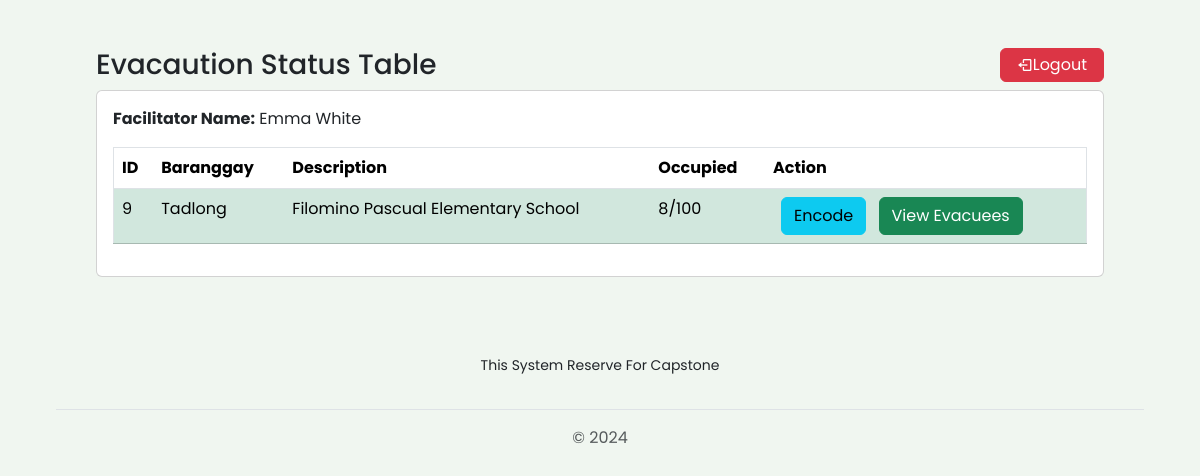
Screenshot of /view/pages/facilitator/dashboard.php (signed in) with the database file from the repository.
### tables this page shows
CREATE TABLE `tbl_facilitator_access` (
  `id` int(11) NOT NULL,
  `facilitator_username` varchar(255) NOT NULL,
  `facilitator_password` varchar(255) NOT NULL,
  `facilitator_fullname` varchar(255) NOT NULL,
  `facilitator_contact_number` varchar(255) NOT NULL
);

CREATE TABLE `tbl_evacuation_location` (
  `id` int(11) NOT NULL,
  `location_id` varchar(255) NOT NULL,
  `location_name` varchar(255) NOT NULL,
  `location_description` varchar(255) NOT NULL,
  `location_latitude` varchar(255) NOT NULL,
  `location_longhitude` varchar(255) NOT NULL,
  `location_current_no_of_evacuue` int(255) NOT NULL,
  `location_max_accommodate` int(255) NOT NULL,
  `facilitator_id` int(255) NOT NULL
);

### connection/connection.php (called while the page is built, shortened)
<?php
class config {
    public function __construct(){
        $dsn = "mysql:host=".H.";dbname=".DB;
        $username = U;
        $password = P;
        try {
            $this->pdo = new PDO($dsn, $username, $password);
        } catch (PDOException $e) {
            die("Connection failed: " . $e->getMessage());
        }
    }
}
?>

### controller/FacilitatorController.php (called while the page is built, shortened)
<?php
    require('../../../services/FacilitatorServices.php');
    $facilitatorServices = new FacilitatorServices();
?>

### services/FacilitatorServices.php (called while the page is built, shortened)
<?php
require_once("../../../connection/connection.php");
class FacilitatorServices extends config {
    public function getEvacuationStatus($id) {
        try {
            $query = "SELECT `id`, `location_id`, `location_name`, `location_description`, `location_latitude`, `location_longhitude`, `location_current_no_of_evacuue`, `location_max_accommodate`, `facilitator_id`
                      FROM `tbl_evacuation_location`
                      WHERE `facilitator_id` = :id";
            $stmt = $this->pdo->prepare($query);
            $stmt->bindParam(':id', $id, PDO::PARAM_INT);
            $stmt->execute();
            $calamities = $stmt->fetchAll(PDO::FETCH_ASSOC);
            return $calamities;
        } catch (PDOException $e) {
            echo "Error: " . $e->getMessage();
        }
    }
    public function getSpecificFacilitator($id) {
        try {
            $query = "SELECT `id`, `facilitator_username`, `facilitator_password`, `facilitator_fullname`, `facilitator_contact_number` FROM `tbl_facilitator_access`
                      WHERE `id` = :id";
            $stmt = $this->pdo->prepare($query);
            $stmt->bindParam(':id', $id, PDO::PARAM_INT);
            $stmt->execute();
            $calamities = $stmt->fetch(PDO::FETCH_ASSOC);
            return $calamities;
        } catch (PDOException $e) {
            echo "Error: " . $e->getMessage();
        }
    }
}
?>

### view/pages/facilitator/dashboard.php (the view, shortened to what this page needs)
<?php
   include_once('../../../controller/FacilitatorController.php');
if(isset($_SESSION['facilitator_id'])){
    $id = $_SESSION['facilitator_id'];
    $evacautionStatus = $facilitatorServices->getEvacuationStatus($id);
    $facilitator = $facilitatorServices->getSpecificFacilitator($id);
}
?>
<!DOCTYPE html>
<html lang="en">
<head>
    <link rel="stylesheet" href="https://unpkg.com/leaflet@1.9.4/dist/leaflet.css" />
    <link href="https://cdn.jsdelivr.net/npm/bootstrap@5.3.3/dist/css/bootstrap.min.css" rel="stylesheet">
    <link rel="stylesheet" href="https://cdnjs.cloudflare.com/ajax/libs/font-awesome/6.6.0/css/all.min.css" />
    <link rel="stylesheet" href="../../css/sidebar.css">
    <link href='https://unpkg.com/boxicons@2.1.1/css/boxicons.min.css' rel='stylesheet'>
</head>
<body class="px-1 px-md-5">
<div class="p-2 p-md-5">
    <div class="p-0">
        <div class="d-flex justify-content-between">
            <h3 class="text-dark">Evacaution Status Table</h3>
            <div class='bottom-content'>
                <form action='' method='post'>
                        <button type='submit' class='d-flex w-100 btn btn-danger p-0 px-3 py-2' style='padding-left: -10px'>
                            <i class='bx bx-log-out icon p-0 m-0' style='margin-left: -10px;'></i>
                            <span class='text nav-text text-start' style='line-height: 1;'>Logout</span>
                        </button>
                </form>
            </div>
        </div>
        <div class="table-responsive card p-3">
             <p><strong>Facilitator Name:</strong> <?php echo $facilitator['facilitator_fullname']?></p>
             <table border="1" class="table p-3" id="pestData">
                <thead>
                    <tr>
                        <th>ID</th>
                        <th>Baranggay</th>
                        <th>Description</th>
                        <th>Occupied</th>
                        <th>Action</th>
                    </tr>
                </thead>
                <tbody>
                    <?php if (!empty($evacautionStatus)): ?>
                        <?php foreach ($evacautionStatus as $evacaution): ?>
                            <tr
                            class="<?php
                                        $percentage = 0;
                                        if ($evacaution['location_max_accommodate'] > 0) {
                                            $percentage = ($evacaution['location_current_no_of_evacuue'] / $evacaution['location_max_accommodate']) * 100;
                                        }
                                        if ($percentage <= 50) {
                                            echo 'table-success';
                                        } elseif ($percentage <= 75) {
                                            echo 'table-info';
                                        } elseif ($percentage <= 99) {
                                            echo 'table-warning';
                                        } else {
                                            echo 'table-danger';
                                        }
                                    ?>
                                    ">
                                <td><?php echo htmlspecialchars($evacaution['id']); ?></td>
                                <td><?php echo htmlspecialchars($evacaution['location_name']); ?></td>
                                <td><?php echo htmlspecialchars($evacaution['location_description']); ?></td>
                                <td><?php echo htmlspecialchars($evacaution['location_current_no_of_evacuue'].'/'.$evacaution['location_max_accommodate']); ?></td>
                                <td>
                                <?php if ($evacaution['location_current_no_of_evacuue'] == $evacaution['location_max_accommodate']) { ?>
                                    <span class="text-dark mx-0 mx-md-2 my-1 my-md-0">Full</span>
                                <?php } else { ?>
                                     <button type="button" class="btn btn-info mx-0 mx-md-2 my-1 my-md-0"
                                        data-bs-toggle="modal"
                                        data-bs-target="#updateModal"
                                        data-bs-id="<?php echo htmlspecialchars($evacaution['id']); ?>"
                                        data-bs-locid="<?php echo htmlspecialchars($evacaution['location_id']); ?>"
                                        data-bs-brgy="<?php echo htmlspecialchars($evacaution['location_name']); ?>"
                                        data-bs-current="<?php echo htmlspecialchars($evacaution['location_current_no_of_evacuue']); ?>"
                                        data-bs-max="<?php echo htmlspecialchars($evacaution['location_max_accommodate']); ?>">
                                        Encode
                                    </button>
                                <?php } ?>
                                <a href="evacuaeinfo.php?locID=<?php echo htmlspecialchars($evacaution['location_id']); ?>&locName=<?php echo htmlspecialchars($evacaution['location_name']); ?>&locDesciption=<?php echo htmlspecialchars($evacaution['location_description']); ?>&facilitatorName=<?php echo $facilitator['facilitator_fullname']?>" class="btn btn-success">View Evacuees</a>
                            </td>
                            </tr>
                        <?php endforeach; ?>
                    <?php else: ?>
                        <tr>
                            <td colspan="6" class="text-center">No records found.</td>
                        </tr>
                    <?php endif; ?>
                </tbody>
            </table>
        </div>
    </div>
</div>
<?php require_once('../../components/footer.php')?>

### view/css/sidebar.css (style rules this page uses)
* { margin: 0; padding: 0; box-sizing: border-box; font-family: 'Poppins', sans-serif; }
:root { --body-color: #f0f6f0; --sidebar-color: #FFF; --primary-color: #40aa44; --primary-color-light: #fffbf5; --toggle-color: #DDD; --text-color: #707070; --tran-03: all 0.2s ease; --tran-03: all 0.3s ease; --tran-04: all 0.3s ease; --tran-05: all 0.3s ease; }
body { min-height: 100vh; background-color: var(--body-color); transition: var(--tran-05); }

### rows the page displays
tbl_facilitator_access: facilitator_fullname "Emma White"
tbl_evacuation_location: id "9", location_name "Tadlong", location_description "Filomino Pascual Elementary School", location_current_no_of_evacuue+location_max_accommodate "8/100"
